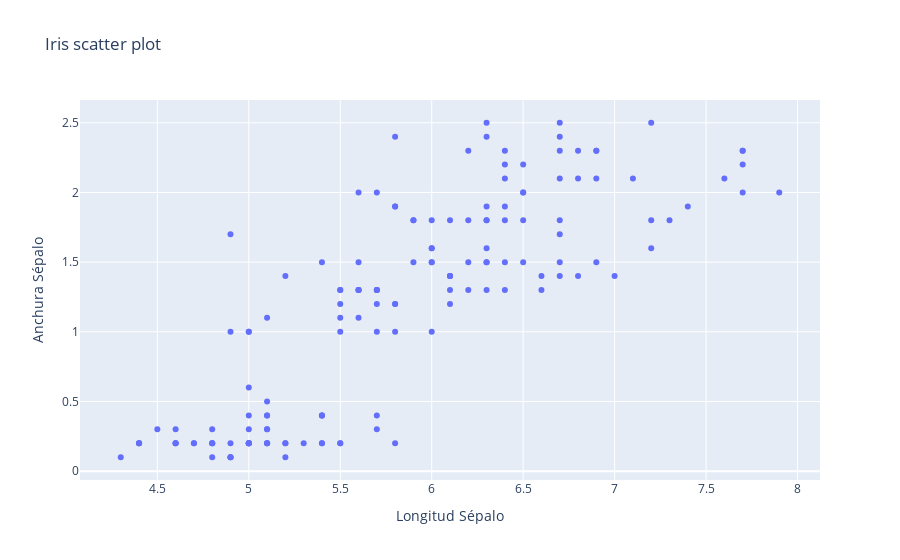

Here is the notebook cell this chart was saved with:
### Code cell
fig = go.Figure(data=data,layout=layout)
pyo.plot(fig,filename='Iris_Scatter.html')
fig

### Figure 1 — Plotly figure (JSON) as saved in the notebook; plotly's stock layout.template omitted (floating-point values rounded to 4 significant figures; data arrays with more than 128 entries replaced by an {"elided": "..."} marker saying what was removed)
{"data": [{"mode": "markers", "type": "scatter", "x": {"elided": "150 float values"}, "y": {"elided": "150 float values"}}], "layout": {"title": {"text": "Iris scatter plot"}, "xaxis": {"title": {"text": "Longitud Sépalo"}}, "yaxis": {"title": {"text": "Anchura Sépalo"}}}}
